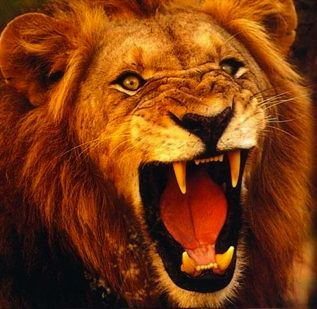
%> input picture Project_1_hybrid_images/images/lion2.jpg, 317 x 309 px
$ octave lion2cat.m   (GNU Octave 9; MATLAB toolbox functions it lacks are replaced by stand-ins)
%> lines starting %> are read from the running program, lines starting %| are printed output that depends on the picture
### Project_1_hybrid_images/hybridIm.m
% finIm = hybridIm(im11,im22,sigma1,sigma2) creates a hybrid image of im11
% and im22, by blurring image im11 using sigma1 and im22 using sigma2
% Adina Stoica 2012, CSE 559A Computer Vision, Washington University in St. Louis
function finIm = hybridIm(im11,im22,sigma1,sigma2)
    if(length(size(im11))==3)
        im1 = double(rgb2gray(im11));
    else
        im1 = double(im11);
    end

    if(length(size(im22))==3)
        im2 = double(rgb2gray(im22));
    else
        im2 = double(im22);
    end

    G1 = fspecial('gaussian',[25 25],sigma1);
    Ig1 = imfilter(im1,G1,'same');
    im2 = imresize(im2, size(im1));

%     G3 = fspecial('laplacian',0.7);
%     Ig3 = imfilter(im2,G3,'same');

    G2 = fspecial('gaussian',[25 25],sigma2);
    Ig2 = imfilter(im2,G2,'same');
    Ig3 = im2 - Ig2;

    Ig1 = Ig1-min(Ig1(:));
    Ig1 = Ig1./max(Ig1(:));

    Ig3 = Ig3-min(Ig3(:));
    Ig3 = Ig3./max(Ig3(:));
%
%     imwrite(Ig1,'images/results/now_blur.jpg');
%     imwrite(Ig3,'images/results/then_blur.jpg');
    finIm = Ig1 + Ig3;


### Project_1_hybrid_images/showHyb.m
function [] = showHyb(im)
    figure(1), hold off,
    imagesc(im), colormap gray,
    axis off, axis image
    title('Final Image')

### Project_1_hybrid_images/lion2cat.m
%%
im1 = imread('lion2.jpg');
%> im1 is the input picture: size 309x317x3 uint8; mean R, G, B 121.9, 57.1, 16.5
im2 = imread('cat.jpg');
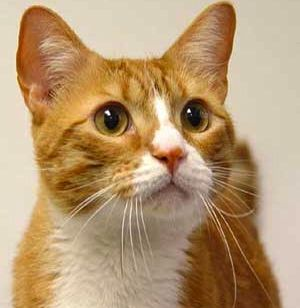
%> input picture Project_1_hybrid_images/images/cat.jpg, 300 x 308 px
%> im2 is the input picture: size 308x300x3 uint8; mean R, G, B 182.6, 152.2, 114.9

% Grayscale
s1 = 1; s2 = 20;

finIm = hybridIm(im1,im2,s1,s2);
%> in hybridIm, `Ig3 = im2 - Ig2;`:
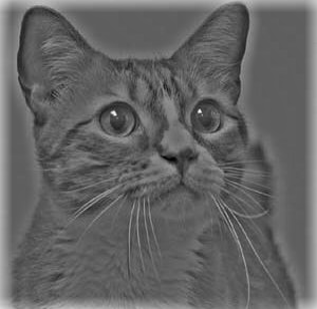
%> Ig3: size 309x317 double; min -125.7, max 212.4, mean 7.3; drawn with min black and max white
finIm = finIm-min(finIm(:));
finIm = finIm./max(finIm(:));
imwrite(finIm,'images/results/lion2_cat_gray.jpg');

showHyb(finIm);
%%
%Color both:

s1 = 4; s2 = 12;

fin_r = hybridIm(im1(:,:,1),im2(:,:,1),s1,s2);
%> call 2 of hybridIm, with sigma1 = 4, sigma2 = 12
%> in hybridIm (call 2), `im1 = double(im11);`:
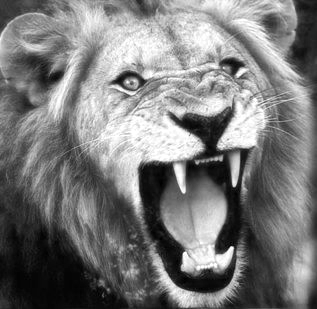
%> im1: size 309x317 double; min 0, max 255, mean 121.9
fin_g = hybridIm(im1(:,:,2),im2(:,:,2),s1,s2);
%> call 3 of hybridIm, with sigma1 = 4, sigma2 = 12
%> in hybridIm (call 3), `finIm = Ig1 + Ig3;`:
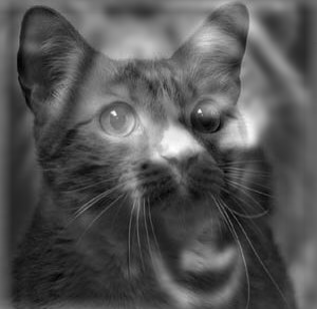
%> finIm: size 309x317 double; min 0.21, max 1.5, mean 0.637; drawn with min black and max white
fin_b = hybridIm(im1(:,:,3),im2(:,:,3),s1,s2);
%> call 4 of hybridIm, with sigma1 = 4, sigma2 = 12
%> in hybridIm (call 4), `im2 = double(im22);`:
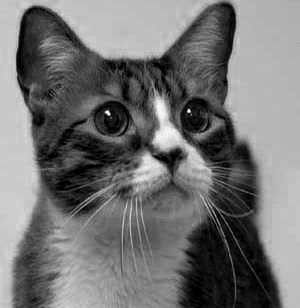
%> im2: size 308x300 double; min 0, max 255, mean 114.9
%> in hybridIm (call 4), `Ig2 = imfilter(im2,G2,'same');`:
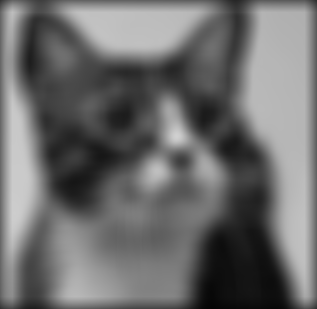
%> Ig2: size 309x317 double; min 4.82, max 208.4, mean 109
%> in hybridIm (call 4), `Ig1 = Ig1./max(Ig1(:));`:
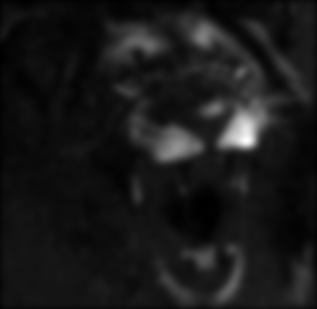
%> Ig1: size 309x317 double; min 0, max 1, mean 0.0988

finIm(:,:,1) = fin_r;
finIm(:,:,2) = fin_g;
finIm(:,:,3) = fin_b;

finIm = finIm-min(finIm(:));
finIm = finIm./max(finIm(:));
imwrite(finIm,'images/results/lion2_cat_color_both.jpg');

showHyb(finIm)

%%
%First:

s1 = 4; s2 = 10;

fin_r = hybridIm(im1(:,:,1),im2,s1,s2);
fin_g = hybridIm(im1(:,:,2),im2,s1,s2);
fin_b = hybridIm(im1(:,:,3),im2,s1,s2);

finIm(:,:,1) = fin_r;
finIm(:,:,2) = fin_g;
finIm(:,:,3) = fin_b;

finIm = finIm-min(finIm(:));
finIm = finIm./max(finIm(:));
imwrite(finIm,'images/results/lion2_cat_color_lion2.jpg');

showHyb(finIm)

%%
%Second:
s1 = 4; s2 = 10;

fin_r = hybridIm(im1,im2(:,:,1),s1,s2);
fin_g = hybridIm(im1,im2(:,:,2),s1,s2);
fin_b = hybridIm(im1,im2(:,:,3),s1,s2);

finIm(:,:,1) = fin_r;
finIm(:,:,2) = fin_g;
finIm(:,:,3) = fin_b;

finIm = finIm-min(finIm(:));
finIm = finIm./max(finIm(:));
imwrite(finIm,'images/results/lion2_cat_color_cat.jpg');

showHyb(finIm)
